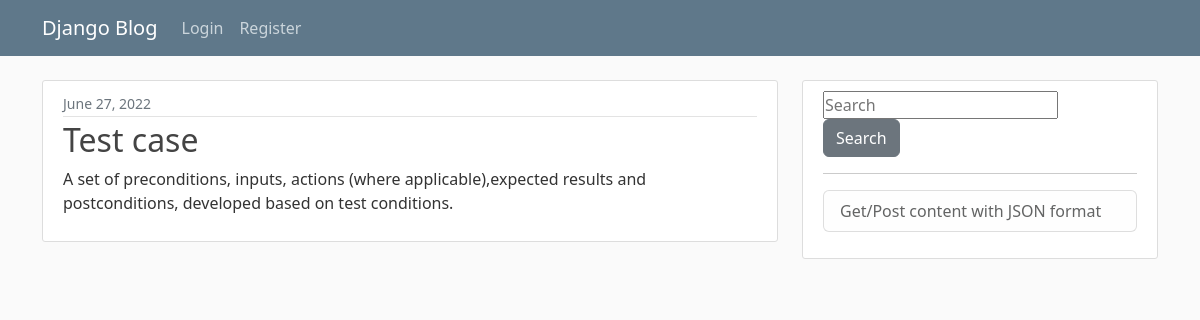
The page /post/13/ on the database its author committed.
### blog/models.py (models this page shows, shortened)
class Post(models.Model):
    title = models.CharField(max_length= 250)
    content = models.TextField(max_length= 5000)
    date_posted = models.DateTimeField(default= timezone.now)
    category = models.CharField(max_length= 250, default="abbreviations")

### blog/views.py (the view)
# urls.py: path('post/<int:pk>/', PostDetailView.as_view(), name='post-detail'),
class PostDetailView(DetailView):
    model = Post
    template_name = 'blog/post_detail.html'

### blog/templates/blog/post_detail.html (shortened to what this page needs)
{% extends "blog/base.html" %}
{% block content %}
  <article class="media content-section">
    <div class="media-body">
      <div class="article-metadata">
        <small class="text-muted">{{ object.date_posted|date:"F d, Y" }}</small>
      </div>
      <h2 class="article-title">{{ object.title }}</h2>
      <p class="article-content">{{ object.content }}</p>
    </div>
  </article>
{% endblock content %}

### blog/static/blog/main.css (style rules this page uses)
body { background: #fafafa; color: #333333; margin-top: 5rem; }
h1, h2, h3, h4, h5, h6 { color: #444444; }
.content-section { background: #ffffff; padding: 10px 20px; border: 1px solid #dddddd; border-radius: 3px; margin-bottom: 20px; }
.article-title { color: #444444; }
.article-content { white-space: pre-line; }
.article-metadata { padding-bottom: 1px; margin-bottom: 4px; border-bottom: 1px solid #e3e3e3 }

### rows shown on the page
Post: date_posted "June 27, 2022", title "Test case", content "A set of preconditions, inputs, actions (where applicable),expected results and postconditions, developed based on test conditions."
